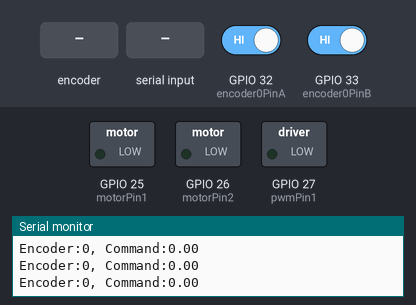
Simulated run of this sketch. Board: ESP32. Shown: switched loads named in the sketch (green lamp = pin HIGH), the last lines printed to the serial monitor. Inputs (shaded band) come from the test bench; at power-on: GPIO 32 (encoder0PinA) HIGH, GPIO 33 (encoder0PinB) HIGH.

Above: at 1.2 s.
1.3 s: rotary encoder on GPIO 32 (encoder0PinA) / GPIO 33 (encoder0PinB) turned 3 steps (first pin leading)
At 3.0 s:
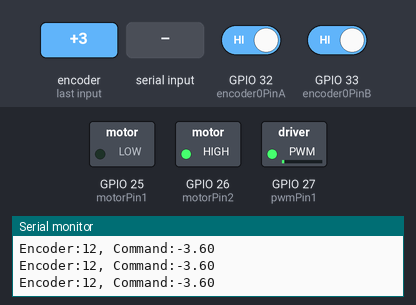
3.4 s: "p90\n" received over Serial
At 3.8 s:
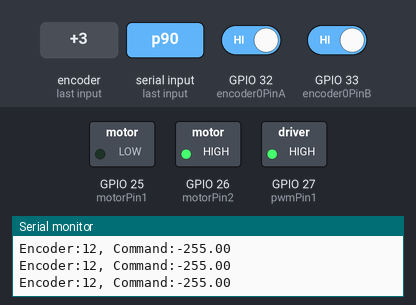
4.9 s: "a90\n" received over Serial
At 5.9 s:
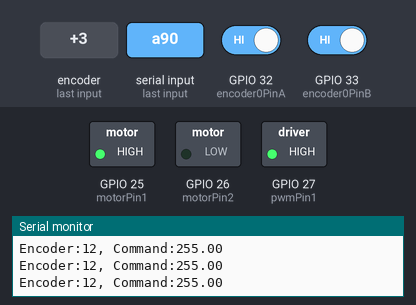
6.4 s: "z90\n" received over Serial
At 7.2 s:
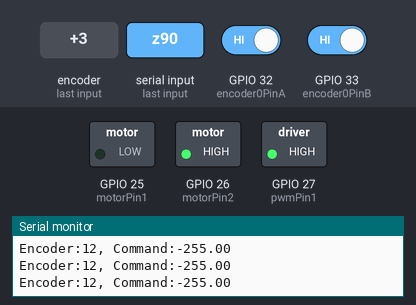
7.9 s: "a,45\n" received over Serial
At 8.4 s:
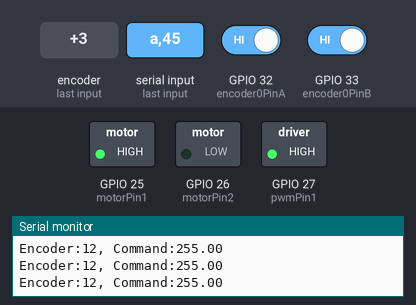
Timing chart, 0 to 10.4 s (numbered marks = the images above; inputs shaded):
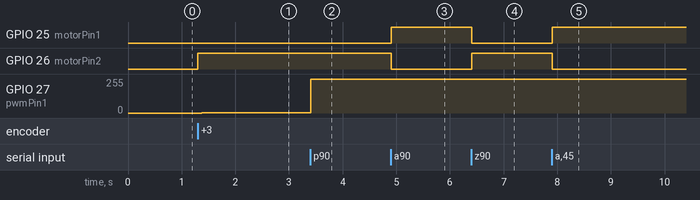

Measured:
- after the input at 1.3 s, GPIO 26 (motorPin2): LOW → HIGH at once; GPIO 27 (pwmPin1): 0/255 → 1/255 after 0.08 s, → 2/255 0.17 s later, → 3/255 0.17 s later
- after the input at 3.4 s, GPIO 27 (pwmPin1): 3/255 → 255/255 at once
- after the input at 4.9 s, GPIO 25 (motorPin1): LOW → HIGH at once; GPIO 26 (motorPin2): HIGH → LOW at once
- after the input at 6.4 s, GPIO 25 (motorPin1): HIGH → LOW at once; GPIO 26 (motorPin2): LOW → HIGH at once
- after the input at 7.9 s, GPIO 25 (motorPin1): LOW → HIGH at once; GPIO 26 (motorPin2): HIGH → LOW at once

The sketch:

BasicEncoder_w_motors_PID.ino
```cpp
#include <PID_v1.h>

double Kp = 0.3;
double Ki = 0.0;
double Kd = 0.0;

String data_in = "";
byte received_byte;

double Setpoint1, Input1, Output1, Output1a;
PID myPID(&Input1, &Output1, &Setpoint1, Kp, Ki, Kd, DIRECT);

float demand1;

unsigned long currentMillis;
unsigned long previousMillis;
unsigned long graphMillis;

#define encoder0PinA 32
#define encoder0PinB 33

volatile long encoder0Pos = 0;

int motorPin1 = 25;
int motorPin2 = 26;
int pwmPin1 = 27;

const int freq = 500;
//const int ledChannel1 = 1;
const int resolution = 8;

void setup() {
  pinMode(motorPin1, OUTPUT);
  pinMode(motorPin2, OUTPUT);
  pinMode(pwmPin1, OUTPUT);

  //ledcSetup(ledChannel1, freq, resolution);
  // ledcAttachPin(pwmPin1, ledChannel1);

  ledcAttach(pwmPin1, freq, resolution);

  pinMode(encoder0PinA, INPUT_PULLUP);
  pinMode(encoder0PinB, INPUT_PULLUP);

  attachInterrupt(digitalPinToInterrupt(encoder0PinA), doEncoderA, CHANGE);
  attachInterrupt(digitalPinToInterrupt(encoder0PinB), doEncoderB, CHANGE);

  myPID.SetMode(AUTOMATIC);
  myPID.SetOutputLimits(-255, 255);
  myPID.SetSampleTime(10);

  Serial.begin(115200);
}

void loop() {
  currentMillis = millis();

  if (Serial.available() > 0) {
    received_byte = Serial.read();  //Load the received serial data in the received_byte variable
    data_in = data_in + char(received_byte);
  }
  String payload = "";
  if ((data_in != "") && (Serial.available() == 0)) {
    char value = data_in.charAt(0);
    payload = data_in.substring(1, data_in.indexOf('\n'));
    switch (value) {
      case 'p':
        Kp = payload.toFloat();  //Gain setting for the P-controller (15)
        myPID.SetTunings(Kp, Ki,Kd);
        Serial.print("Kp: ");
        Serial.println(Kp);
        break;
      case 'i':
        Ki = payload.toFloat();  //Gain setting for the I-controller (1.5)
        myPID.SetTunings(Kp, Ki,Kd);
        Serial.print("Ki: ");
        Serial.println(Ki);
        break;
      case 'd':
        Kd = payload.toFloat();  //Gain setting for the D-controller (30)
        myPID.SetTunings(Kp, Ki,Kd);
        Serial.print("Kd: ");
        Serial.println(Kd);
        break;
      case 'a':
        demand1 = 500;
        break;
      case 'z':
        demand1 = 0;
        break;
    }
    data_in = "";
    Serial.println();
    Serial.print("Kp: ");
    Serial.println(Kp);
    Serial.print("Ki: ");
    Serial.println(Ki);
    Serial.print("Kd: ");
    Serial.println(Kd);
    Serial.println();
  }


  if (currentMillis - previousMillis >= 10) {
    previousMillis = currentMillis;
    Setpoint1 = demand1;
    Input1 = encoder0Pos;
    myPID.Compute();
    if (currentMillis - graphMillis >= 100) {
      graphMillis = currentMillis;
      Serial.print("Encoder:");
      Serial.print(encoder0Pos);
      Serial.print(", Command:");
      Serial.println(Output1);
    }
    if (Output1 > 0) {
      Output1a = abs(Output1);
      ledcWrite(pwmPin1, Output1a);
      digitalWrite(motorPin1, HIGH);
      digitalWrite(motorPin2, LOW);
    } else if (Output1 < 0) {
      Output1a = abs(Output1);
      ledcWrite(pwmPin1, Output1a);
      digitalWrite(motorPin1, LOW);
      digitalWrite(motorPin2, HIGH);
    } else {
      ledcWrite(pwmPin1, 0);
      digitalWrite(motorPin1, LOW);
      digitalWrite(motorPin2, LOW);
    }
  }
}
void doEncoderA() {
  if (digitalRead(encoder0PinA) == HIGH) {
    if (digitalRead(encoder0PinB) == LOW) {
      encoder0Pos = encoder0Pos + 1;
    } else {
      encoder0Pos = encoder0Pos - 1;
    }
  } else {
    if (digitalRead(encoder0PinB) == HIGH) {
      encoder0Pos = encoder0Pos + 1;
    } else {
      encoder0Pos = encoder0Pos - 1;
    }
  }
}
void doEncoderB() {
  if (digitalRead(encoder0PinB) == HIGH) {
    if (digitalRead(encoder0PinA) == HIGH) {
      encoder0Pos = encoder0Pos + 1;
    } else {
      encoder0Pos = encoder0Pos - 1;
    }
  } else {
    if (digitalRead(encoder0PinA) == LOW) {
      encoder0Pos = encoder0Pos + 1;
    } else {
      encoder0Pos = encoder0Pos - 1;
    }
  }
}
```
